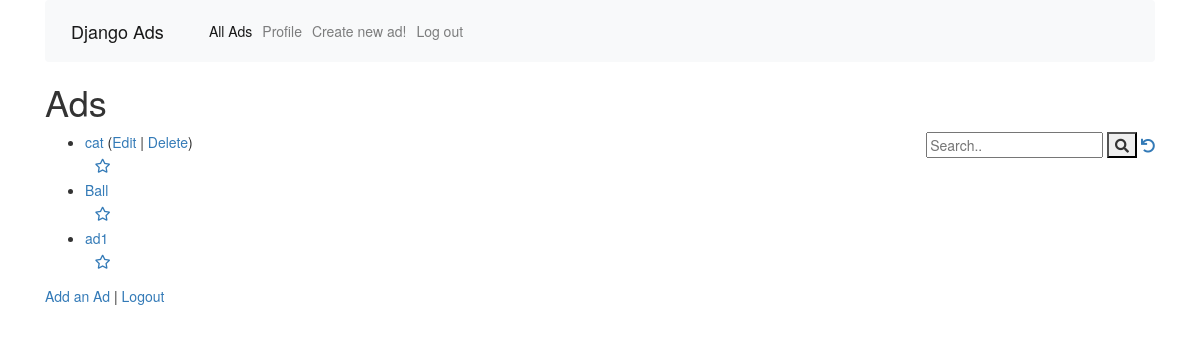
Screenshot of / (signed in) with the database file from the repository.
### ads/models.py (models this page shows, shortened)
class Ad(models.Model) :
    title = models.CharField(
            max_length=200,
            validators=[MinLengthValidator(2, "Title must be greater than 2 characters")]
    )
    price = models.DecimalField(max_digits=7, decimal_places=2, null=True)
    text = models.TextField()
    owner = models.ForeignKey(settings.AUTH_USER_MODEL, on_delete=models.CASCADE)
    comments = models.ManyToManyField(settings.AUTH_USER_MODEL,
                                      through='Comment', related_name='comments_owned')
    created_at = models.DateTimeField(auto_now_add=True)
    updated_at = models.DateTimeField(auto_now=True)
    tags = TaggableManager()
    picture = models.BinaryField(null=True, editable=True, blank=True)
    content_type = models.CharField(max_length=256, null=True, help_text='The Type of the file', blank=True)
    favorites = models.ManyToManyField(settings.AUTH_USER_MODEL,
                                       through='Fav', related_name='favorite_ads')

### ads/views.py (the view)
# urls.py: path('', views.AdListView.as_view()),
class AdListView(OwnerListView):
    model = Ad
    template_name = "ads/ad_list.html"
    def get(self, request):
        strval = request.GET.get("search", False)
        if strval :
            query = Q(title__contains=strval)
            query.add(Q(text__contains=strval), Q.OR)
            objects = Ad.objects.filter(query).select_related().order_by('-updated_at')[:10]
        else :
            objects = Ad.objects.all().order_by('-updated_at')[:10]
        for obj in objects:
            obj.natural_updated = naturaltime(obj.updated_at)
        ad_list = objects
        favorites = list()
        if request.user.is_authenticated:
            rows = request.user.favorite_ads.values('id')
            favorites = [ row['id'] for row in rows ]
        ctx = {'ad_list' : ad_list, 'favorites': favorites}
        return render(request, self.template_name, ctx)

### home/context_processors.py (called while the page is built)
def settings(request):
    return {
        'settings': django_settings,
    }

### ads/templates/ads/ad_list.html (shortened to what this page needs)
{% extends "base_menu.html" %}
{% block content %}
<h1>Ads</h1>
<div style="float:right">
<form>
  <input type="text" placeholder="Search.." name="search"
  >
  <button type="submit"><i class="fa fa-search"></i></button>
<a href="{% url 'ads:all' %}"><i class="fa fa-undo"></i></a>
</form>
</div>
<p>
{% if ad_list %}
<ul>
  {% for ad in ad_list %}
    <li>
        <a href="{% url 'ads:ad_detail'  ad.id %}">{{ ad.title }}</a>
        {% if ad.owner == user %}
        (<a href="{% url 'ads:ad_update' ad.id %}">Edit</a> |
        <a href="{% url 'ads:ad_delete' ad.id %}">Delete</a>)
        {% endif %}
    </li>
    {% if user.is_authenticated %}
        <a href="#" onclick=
             "favPost('{% url 'ads:ad_favorite' ad.id %}', {{ ad.id }} );return false;"
            id="unfavorite_star_{{ad.id}}">
        <span class="fa-stack" style="vertical-align: middle;">
        <i class="fa fa-star-o fa-stack-1x"></i>
        </span>
        </a>
        {% endif %}
  {% endfor %}
</ul>
{% else %}
  <p>There are no ads in the database.</p>
{% endif %}
</p>
<p>
<a href="{% url 'ads:ad_create' %}">Add an Ad</a> |
{% if user.is_authenticated %}
<a href="{% url 'users:logout' %}?next={% url 'ads:all' %}">Logout</a>
{% else %}
<a href="{% url 'users:signup' %}?next={% url 'ads:all' %}">Sign up</a> |
    <a href="{% url 'users:login' %}?next={% url 'ads:all' %}">Log in</a>
{% endif %}
</p>
{% endblock %}

### rows the page displays
Ad: title "cat", shows "Edit"
Ad: title "Ball"
Ad: title "ad1"
